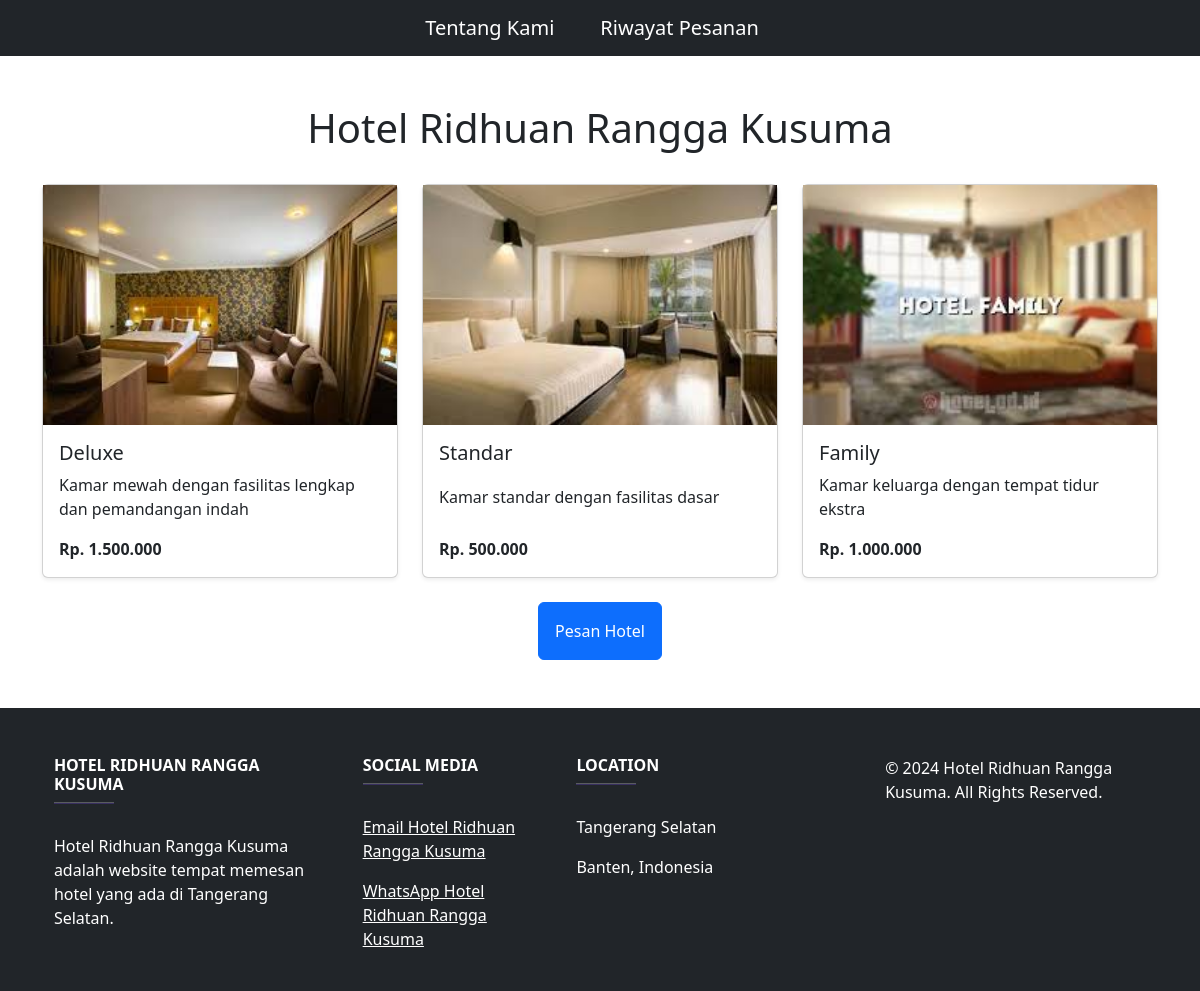
The page / on the database its author committed.
### tables this page shows
CREATE TABLE `daftar_hotel` (
  `id` int(11) NOT NULL,
  `nama` varchar(200) NOT NULL,
  `harga` int(11) NOT NULL,
  `deskripsi` text NOT NULL,
  `foto` varchar(500) NOT NULL
);

### index.php (the view, shortened to what this page needs)
<!doctype html>
<html lang="en">
    <head>
        <link href="https://cdn.jsdelivr.net/npm/bootstrap@5.3.3/dist/css/bootstrap.min.css" rel="stylesheet">
    </head>
    <header>
        <?php include 'layout/header.php';?>
    </header>
    <body>
        <div class="col-sm-12">
            <div class="container">
                <div class="row">
                    <div class="col-sm-12 mb-4">
                        <h1 class="text-center mt-5">Hotel Ridhuan Rangga Kusuma</h1>
                    </div>
                </div>
                <div class="row">
                    <?php
                    include 'koneksi.php';
                    $sql = "SELECT * FROM daftar_hotel";
                    $result = $conn->query($sql);
                    while ($row = $result->fetch_assoc()) {
                        $nama = $row['nama'];
                        $deskripsi = $row['deskripsi'];
                        $foto = $row['foto'];
                        $harga = $row['harga'];
                        echo '
                            <div class="col-sm-12 col-md-4 mb-4">
                                <div class="card h-100 shadow-sm hotel-card">
                                    <img src="assets/' . $foto . '" class="img-fluid" style="object-fit: cover;height: 240px;" alt="' . $nama . '">
                                    <div class="card-body d-flex flex-column justify-content-between">
                                        <h5 class="card-title">' . $nama . '</h5>
                                        <p class="card-text">' . $deskripsi . '</p>
                                        <div class="d-flex justify-content-between align-items-center">
                                            <p class="card-text"><strong>Rp. ' . number_format($harga, 0, ',', '.') . '</strong></p>
                                        </div>
                                    </div>
                                </div>
                            </div>
                        ';
                    }
                    ?>
                </div>
            </div>
        </div>
        <div class="row">
            <div class="col-sm-12 d-flex justify-content-center">
                <a href="pesanan.php" class="btn btn-primary p-3">Pesan Hotel</a>
            </div>
        </div>
    </body>
    <footer>
        <?php include 'layout/footer.php';?>
    </footer>
</html>

### layout/header.php (shortened to what this page needs)
<!doctype html>
<html lang="en">
<head>
    <link href="https://cdn.jsdelivr.net/npm/bootstrap@5.3.3/dist/css/bootstrap.min.css" rel="stylesheet">
</head>
<body>
    <header>
        <nav class="navbar navbar-expand-lg bg-dark">
            <div class="container-fluid d-flex justify-content-center">
                <a class="navbar-brand text-white" href="index.php">Tentang Kami</a>
                <a class="navbar-brand text-white" href="riwayat.php">Riwayat Pesanan</a>
            </div>
        </nav>
    </header>
</body>
</html>

### layout/footer.php (shortened to what this page needs)
<!doctype html>
<html lang="en">
  <head>
    <link href="https://cdn.jsdelivr.net/npm/bootstrap@5.3.3/dist/css/bootstrap.min.css" rel="stylesheet">
  </head>
    <footer class="bg-dark text-center text-white mt-5">
        <div class="container p-4">
        </div>
        <section>
        <div class="container text-center text-md-start">
            <div class="row">
            <div class="col-md-3 col-lg-4 col-xl-3 mx-auto mb-4">
                <h6 class="text-uppercase fw-bold">Hotel Ridhuan Rangga Kusuma</h6>
                <hr class="mb-4 mt-0 d-inline-block mx-auto" style="width: 60px; background-color: #7c4dff; height: 2px;" />
                <p>
                Hotel Ridhuan Rangga Kusuma adalah website tempat memesan hotel yang ada di Tangerang Selatan.
                </p>
            </div>
            <div class="col-md-3 col-lg-2 col-xl-2 mx-auto mb-4">
                <h6 class="text-uppercase fw-bold">Social Media</h6>
                <hr class="mb-4 mt-0 d-inline-block mx-auto" style="width: 60px; background-color: #7c4dff; height: 2px;" />
                <p>
                    <a href="mailto:satorufoundation@gmail.com" class="text-white">Email Hotel Ridhuan Rangga Kusuma</a>
                </p>
                <p>
                    <a href="https://wa.me/+6282113472156" class="text-white">WhatsApp Hotel Ridhuan Rangga Kusuma</a>
                </p>
            </div>
            <div class="col-md-4 col-lg-3 col-xl-3 mx-auto mb-md-0 mb-4">
                <h6 class="text-uppercase fw-bold">Location</h6>
                <hr class="mb-4 mt-0 d-inline-block mx-auto" style="width: 60px; background-color: #7c4dff; height: 2px;" />
                <p>Tangerang Selatan</p>
                <p>
                Banten, Indonesia
                </p>
            </div>
            <div class="col-md-4 col-lg-3 col-xl-3 mx-auto mb-md-0 mb-4">
                <p class="mb-0">&copy; 2024 Hotel Ridhuan Rangga Kusuma. All Rights Reserved.</p>
            </div>
            </div>
        </div>
        </section>
    </footer>
</html>

### index.php (style rules this page uses)
.hotel-card { transition: transform 0.3s, box-shadow 0.3s; }

### layout/header.php (style rules this page uses)
.navbar-brand { transition: color 0.3s, background-color 0.3s; padding: 10px 15px; }
.navbar { padding: 10px; }

### rows shown on the page
daftar_hotel: foto (picture), nama "Deluxe", deskripsi "Kamar mewah dengan fasilitas lengkap dan pemandangan indah", harga "1.500.000"
daftar_hotel: foto (picture), nama "Standar", deskripsi "Kamar standar dengan fasilitas dasar", harga "500.000"
daftar_hotel: foto (picture), nama "Family", deskripsi "Kamar keluarga dengan tempat tidur ekstra", harga "1.000.000"
